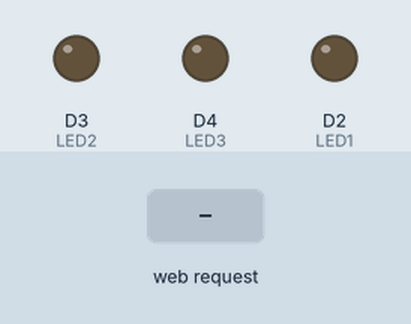
Bench run of a program on a simulated ESP8266 (NodeMCU). Shown: output pins drawn as LEDs (lit = HIGH). The inputs (shaded band) are chosen by the test bench. WiFi joins after 1.5 s; servers stay silent unless stated; what the program prints to the serial monitor is not drawn.

Above: at 1.2 s.
1.3 s: HTTP request GET /LED1ON received
At 2.3 s:
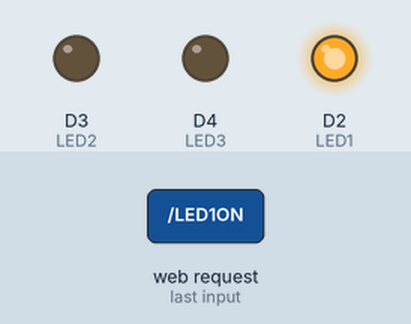
2.8 s: HTTP request GET /LED2ON received
At 3.4 s:
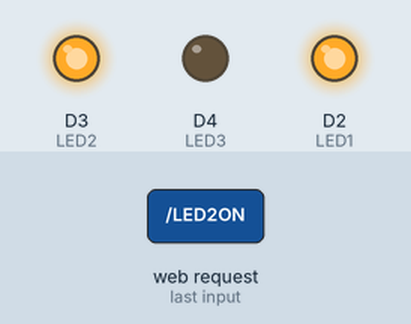
4.3 s: HTTP request GET /LED3ON received
At 4.6 s:
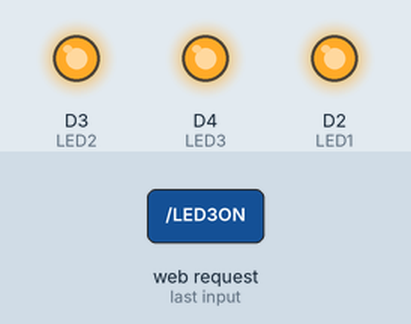
5.8 s: HTTP request GET /LED1OFF received
At 6.9 s:
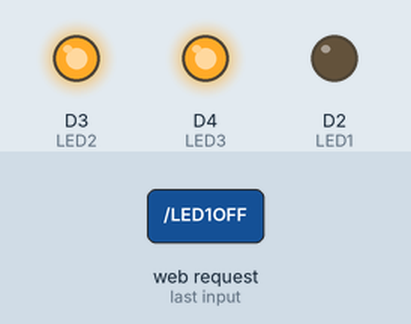
7.3 s: HTTP request GET /LED2OFF received
At 8.1 s:
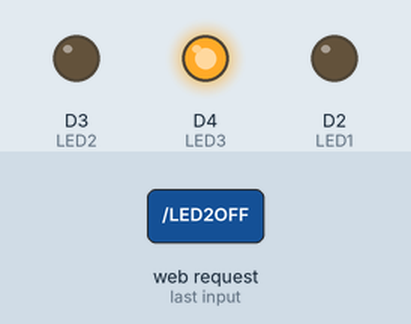
8.8 s: HTTP request GET /LED3OFF received
At 9.2 s:
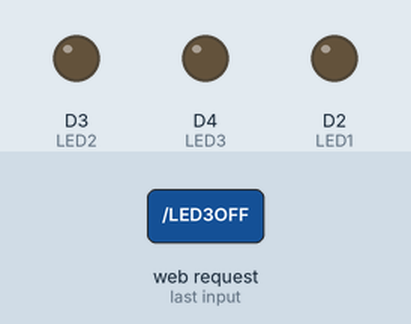
Timing chart, 0 to 11.3 s (numbered marks = the images above; inputs shaded):
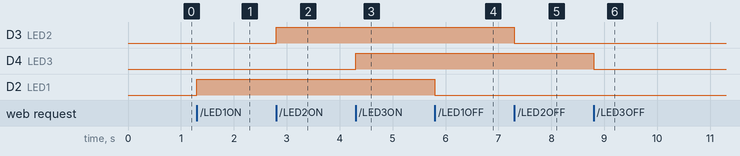

Measured:
- after the input at 1.3 s, D2 (LED1): LOW → HIGH at once
- after the input at 2.8 s, D3 (LED2): LOW → HIGH at once
- after the input at 4.3 s, D4 (LED3): LOW → HIGH at once
- after the input at 5.8 s, D2 (LED1): HIGH → LOW at once
- after the input at 7.3 s, D3 (LED2): HIGH → LOW at once
- after the input at 8.8 s, D4 (LED3): HIGH → LOW at once

The program:

main.cpp
```cpp
#include <Arduino.h>
#include <ESP8266WiFi.h>
#include <WiFiClient.h>
#include <ESP8266WebServer.h>
//#include <ESPAsyncTCP.h>

const char* ssid = "Billa";          //Nama SSID Hotspot
const char* password = "hahahahi";   //Password WiFi
int LED1 = D2;
int LED2 = D3;
int LED3 = D4;

ESP8266WebServer server(80); //Menyatakan WebServer pada port 80
String webpage;

void setup(){
  Serial.begin(9600);
  delay(10);

  pinMode(LED1, OUTPUT);
  pinMode(LED2, OUTPUT);
  pinMode(LED3, OUTPUT);

  //Connect to WiFi Netword
  Serial.println();
  Serial.print("Configurasi access point...");

  //Mengatur WiFi
  WiFi.mode(WIFI_AP);           //Mode Station
  WiFi.begin(ssid, password);   //Mencocokkan SSID dan Password
  Serial.print("Access Point SSID: ");
  Serial.print(WiFi.softAPSSID());

  //Print Status Connect
  Serial.println("IP Address: ");
  Serial.println(WiFi.softAPIP());

  //Isi Webpage
  webpage+= "<h1> Web Control ESP8266 </h1>";
  webpage+= "<h2> Nabilla Tsani Ayasi </h2>";
  webpage+= "<p> LED 1: </p>";
  webpage+= "<a href=\"LED1ON\"\"><button>ON</button></a><a href=\"LED1OFF\"\"><button>OFF</button></a></p><br>";
  webpage+= "<p> LED 2: </p>";
  webpage+= "<a href=\"LED2ON\"\"><button>ON</button></a><a href=\"LED2OFF\"\"><button>OFF</button></a></p><br>";
  webpage+= "<p> LED 3: </p>";
  webpage+= "<a href=\"LED3ON\"\"><button>ON</button></a><a href=\"LED3OFF\"\"><button>OFF</button></a></p>";

  //
  server.on("/", [](){
    server.send(200, "text/html", webpage);
  });

  //Merespon Peirntah yang Masuk
  server.on("/LED1ON", []() {
    server.send(200, "text/html", webpage);
    digitalWrite(LED1, HIGH);
    delay(1000);
  });
  server.on("/LED2ON", []() {
    server.send(200, "text/html", webpage);
    digitalWrite(LED2, HIGH);
    delay(1000);
  });server.on("/LED3ON", []() {
    server.send(200, "text/html", webpage);
    digitalWrite(LED3, HIGH);
    delay(1000);
  });

  server.on("/LED1OFF", []() {
    server.send(200, "text/html", webpage);
    digitalWrite(LED1, LOW);
    delay(1000);
  });
  server.on("/LED2OFF", []() {
    server.send(200, "text/html", webpage);
    digitalWrite(LED2, LOW);
    delay(1000);
  });server.on("/LED3OFF", []() {
    server.send(200, "text/html", webpage);
    digitalWrite(LED3, LOW);
    delay(1000);
  });

  server.begin();
  Serial.println("WebServer dijalankan");
}

void loop(){
  server.handleClient();
}
```
